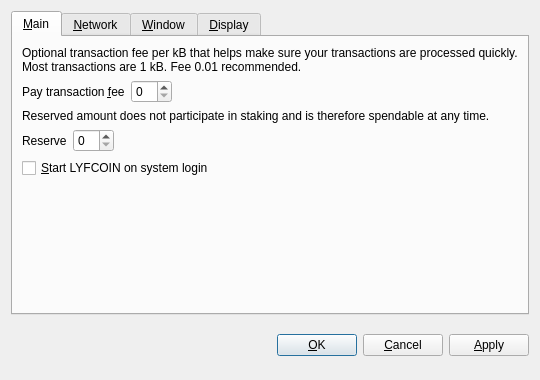
<?xml version="1.0" encoding="UTF-8"?>
<ui version="4.0">
 <class>OptionsDialog</class>
 <widget class="QDialog" name="OptionsDialog">
  <property name="geometry">
   <rect>
    <x>0</x>
    <y>0</y>
    <width>540</width>
    <height>380</height>
   </rect>
  </property>
  <property name="windowTitle">
   <string>Options</string>
  </property>
  <property name="modal">
   <bool>true</bool>
  </property>
  <layout class="QVBoxLayout" name="verticalLayout">
   <item>
    <widget class="QTabWidget" name="tabWidget">
     <property name="tabPosition">
      <enum>QTabWidget::North</enum>
     </property>
     <property name="currentIndex">
      <number>0</number>
     </property>
     <widget class="QWidget" name="tabMain">
      <attribute name="title">
       <string>&amp;Main</string>
      </attribute>
      <layout class="QVBoxLayout" name="verticalLayout_Main">
       <item>
        <widget class="QLabel" name="transactionFeeInfoLabel">
         <property name="text">
          <string>Optional transaction fee per kB that helps make sure your transactions are processed quickly. Most transactions are 1 kB. Fee 0.01 recommended.</string>
         </property>
         <property name="textFormat">
          <enum>Qt::PlainText</enum>
         </property>
         <property name="wordWrap">
          <bool>true</bool>
         </property>
        </widget>
       </item>
       <item>
        <layout class="QHBoxLayout" name="horizontalLayoutFee">
         <item>
          <widget class="QLabel" name="transactionFeeLabel">
           <property name="text">
            <string>Pay transaction &amp;fee</string>
           </property>
           <property name="textFormat">
            <enum>Qt::PlainText</enum>
           </property>
           <property name="buddy">
            <cstring>transactionFee</cstring>
           </property>
          </widget>
         </item>
         <item>
          <widget class="BitcoinAmountField" name="transactionFee"/>
         </item>
         <item>
          <spacer name="horizontalSpacerFee">
           <property name="orientation">
            <enum>Qt::Horizontal</enum>
           </property>
           <property name="sizeHint" stdset="0">
            <size>
             <width>40</width>
             <height>20</height>
            </size>
           </property>
          </spacer>
         </item>
        </layout>
       </item>
       <item>
        <widget class="QLabel" name="reserveBalanceInfoLabel">
         <property name="text">
          <string>Reserved amount does not participate in staking and is therefore spendable at any time.</string>
         </property>
         <property name="textFormat">
          <enum>Qt::PlainText</enum>
         </property>
         <property name="wordWrap">
          <bool>true</bool>
         </property>
        </widget>
       </item>
       <item>
        <layout class="QHBoxLayout" name="horizontalLayoutReserveBalance">
         <item>
          <widget class="QLabel" name="reserveBalanceLabel">
           <property name="text">
            <string>Reserve</string>
           </property>
           <property name="textFormat">
            <enum>Qt::PlainText</enum>
           </property>
           <property name="buddy">
            <cstring>reserveBalance</cstring>
           </property>
          </widget>
         </item>
         <item>
          <widget class="BitcoinAmountField" name="reserveBalance"/>
         </item>
         <item>
          <spacer name="horizontalSpacerReserveBalance">
           <property name="orientation">
            <enum>Qt::Horizontal</enum>
           </property>
           <property name="sizeHint" stdset="0">
            <size>
             <width>40</width>
             <height>20</height>
            </size>
           </property>
          </spacer>
         </item>
        </layout>
       </item>
       <item>
        <widget class="QCheckBox" name="bitcoinAtStartup">
         <property name="toolTip">
          <string>Automatically start LYFCOIN after logging in to the system.</string>
         </property>
         <property name="text">
          <string>&amp;Start LYFCOIN on system login</string>
         </property>
        </widget>
       </item>
       <item>
        <spacer name="verticalSpacer_Main">
         <property name="orientation">
          <enum>Qt::Vertical</enum>
         </property>
         <property name="sizeHint" stdset="0">
          <size>
           <width>20</width>
           <height>40</height>
          </size>
         </property>
        </spacer>
       </item>
      </layout>
     </widget>
     <widget class="QWidget" name="tabNetwork">
      <attribute name="title">
       <string>&amp;Network</string>
      </attribute>
      <layout class="QVBoxLayout" name="verticalLayout_Network">
       <item>
        <widget class="QCheckBox" name="mapPortUpnp">
         <property name="toolTip">
          <string>Automatically open the LYFCOIN client port on the router. This only works when your router supports UPnP and it is enabled.</string>
         </property>
         <property name="text">
          <string>Map port using &amp;UPnP</string>
         </property>
        </widget>
       </item>
       <item>
        <widget class="QCheckBox" name="connectSocks">
         <property name="toolTip">
          <string>Connect to the LYFCOIN network through a SOCKS proxy (e.g. when connecting through Tor).</string>
         </property>
         <property name="text">
          <string>&amp;Connect through SOCKS proxy:</string>
         </property>
        </widget>
       </item>
       <item>
        <layout class="QHBoxLayout" name="horizontalLayout_Network">
         <item>
          <widget class="QLabel" name="proxyIpLabel">
           <property name="text">
            <string>Proxy &amp;IP:</string>
           </property>
           <property name="textFormat">
            <enum>Qt::PlainText</enum>
           </property>
           <property name="buddy">
            <cstring>proxyIp</cstring>
           </property>
          </widget>
         </item>
         <item>
          <widget class="QValidatedLineEdit" name="proxyIp">
           <property name="maximumSize">
            <size>
             <width>140</width>
             <height>16777215</height>
            </size>
           </property>
           <property name="toolTip">
            <string>IP address of the proxy (e.g. 127.0.0.1)</string>
           </property>
          </widget>
         </item>
         <item>
          <widget class="QLabel" name="proxyPortLabel">
           <property name="text">
            <string>&amp;Port:</string>
           </property>
           <property name="textFormat">
            <enum>Qt::PlainText</enum>
           </property>
           <property name="buddy">
            <cstring>proxyPort</cstring>
           </property>
          </widget>
         </item>
         <item>
          <widget class="QLineEdit" name="proxyPort">
           <property name="maximumSize">
            <size>
             <width>55</width>
             <height>16777215</height>
            </size>
           </property>
           <property name="toolTip">
            <string>Port of the proxy (e.g. 9050)</string>
           </property>
          </widget>
         </item>
         <item>
          <widget class="QLabel" name="socksVersionLabel">
           <property name="text">
            <string>SOCKS &amp;Version:</string>
           </property>
           <property name="textFormat">
            <enum>Qt::PlainText</enum>
           </property>
           <property name="buddy">
            <cstring>socksVersion</cstring>
           </property>
          </widget>
         </item>
         <item>
          <widget class="QValueComboBox" name="socksVersion">
           <property name="toolTip">
            <string>SOCKS version of the proxy (e.g. 5)</string>
           </property>
          </widget>
         </item>
         <item>
          <spacer name="horizontalSpacer_Network">
           <property name="orientation">
            <enum>Qt::Horizontal</enum>
           </property>
           <property name="sizeHint" stdset="0">
            <size>
             <width>40</width>
             <height>20</height>
            </size>
           </property>
          </spacer>
         </item>
        </layout>
       </item>
       <item>
        <spacer name="verticalSpacer_Network">
         <property name="orientation">
          <enum>Qt::Vertical</enum>
         </property>
         <property name="sizeHint" stdset="0">
          <size>
           <width>20</width>
           <height>40</height>
          </size>
         </property>
        </spacer>
       </item>
      </layout>
     </widget>
     <widget class="QWidget" name="tabWindow">
      <attribute name="title">
       <string>&amp;Window</string>
      </attribute>
      <layout class="QVBoxLayout" name="verticalLayout_Window">
       <item>
        <widget class="QCheckBox" name="minimizeToTray">
         <property name="toolTip">
          <string>Show only a tray icon after minimizing the window.</string>
         </property>
         <property name="text">
          <string>&amp;Minimize to the tray instead of the taskbar</string>
         </property>
        </widget>
       </item>
       <item>
        <widget class="QCheckBox" name="minimizeOnClose">
         <property name="toolTip">
          <string>Minimize instead of exit the application when the window is closed. When this option is enabled, the application will be closed only after selecting Quit in the menu.</string>
         </property>
         <property name="text">
          <string>M&amp;inimize on close</string>
         </property>
        </widget>
       </item>
       <item>
        <spacer name="verticalSpacer_Window">
         <property name="orientation">
          <enum>Qt::Vertical</enum>
         </property>
         <property name="sizeHint" stdset="0">
          <size>
           <width>20</width>
           <height>40</height>
          </size>
         </property>
        </spacer>
       </item>
      </layout>
     </widget>
     <widget class="QWidget" name="tabDisplay">
      <attribute name="title">
       <string>&amp;Display</string>
      </attribute>
      <layout class="QVBoxLayout" name="verticalLayout_Display">
       <item>
        <layout class="QHBoxLayout" name="horizontalLayout_1_Display">
         <item>
          <widget class="QLabel" name="langLabel">
           <property name="text">
            <string>User Interface &amp;language:</string>
           </property>
           <property name="textFormat">
            <enum>Qt::PlainText</enum>
           </property>
           <property name="buddy">
            <cstring>lang</cstring>
           </property>
          </widget>
         </item>
         <item>
          <widget class="QValueComboBox" name="lang">
           <property name="toolTip">
            <string>The user interface language can be set here. This setting will take effect after restarting LYFCOIN.</string>
           </property>
          </widget>
         </item>
        </layout>
       </item>
       <item>
        <layout class="QHBoxLayout" name="horizontalLayout_2_Display">
         <item>
          <widget class="QLabel" name="unitLabel">
           <property name="text">
            <string>&amp;Unit to show amounts in:</string>
           </property>
           <property name="textFormat">
            <enum>Qt::PlainText</enum>
           </property>
           <property name="buddy">
            <cstring>unit</cstring>
           </property>
          </widget>
         </item>
         <item>
          <widget class="QValueComboBox" name="unit">
           <property name="toolTip">
            <string>Choose the default subdivision unit to show in the interface and when sending coins.</string>
           </property>
          </widget>
         </item>
        </layout>
       </item>
       <item>
        <widget class="QCheckBox" name="displayAddresses">
         <property name="toolTip">
          <string>Whether to show LYFCOIN addresses in the transaction list or not.</string>
         </property>
         <property name="text">
          <string>&amp;Display addresses in transaction list</string>
         </property>
        </widget>
       </item>
       <item>
        <widget class="QCheckBox" name="coinControlFeatures">
         <property name="toolTip">
          <string>Whether to show coin control features or not.</string>
         </property>
         <property name="text">
          <string>Display coin &amp;control features (experts only!)</string>
         </property>
        </widget>
       </item>
       <item>
        <spacer name="verticalSpacer_Display">
         <property name="orientation">
          <enum>Qt::Vertical</enum>
         </property>
         <property name="sizeHint" stdset="0">
          <size>
           <width>20</width>
           <height>40</height>
          </size>
         </property>
        </spacer>
       </item>
      </layout>
     </widget>
    </widget>
   </item>
   <item>
    <layout class="QHBoxLayout" name="horizontalLayout_Buttons">
     <item>
      <spacer name="horizontalSpacer_1">
       <property name="orientation">
        <enum>Qt::Horizontal</enum>
       </property>
       <property name="sizeHint" stdset="0">
        <size>
         <width>40</width>
         <height>48</height>
        </size>
       </property>
      </spacer>
     </item>
     <item>
      <widget class="QLabel" name="statusLabel">
       <property name="font">
        <font>
         <weight>75</weight>
         <bold>true</bold>
        </font>
       </property>
       <property name="text">
        <string/>
       </property>
       <property name="textFormat">
        <enum>Qt::PlainText</enum>
       </property>
       <property name="wordWrap">
        <bool>true</bool>
       </property>
      </widget>
     </item>
     <item>
      <spacer name="horizontalSpacer_2">
       <property name="orientation">
        <enum>Qt::Horizontal</enum>
       </property>
       <property name="sizeHint" stdset="0">
        <size>
         <width>40</width>
         <height>48</height>
        </size>
       </property>
      </spacer>
     </item>
     <item>
      <widget class="QPushButton" name="okButton">
       <property name="text">
        <string>&amp;OK</string>
       </property>
      </widget>
     </item>
     <item>
      <widget class="QPushButton" name="cancelButton">
       <property name="text">
        <string>&amp;Cancel</string>
       </property>
       <property name="autoDefault">
        <bool>false</bool>
       </property>
      </widget>
     </item>
     <item>
      <widget class="QPushButton" name="applyButton">
       <property name="text">
        <string>&amp;Apply</string>
       </property>
       <property name="autoDefault">
        <bool>false</bool>
       </property>
      </widget>
     </item>
    </layout>
   </item>
  </layout>
 </widget>
 <customwidgets>
  <customwidget>
   <class>BitcoinAmountField</class>
   <extends>QSpinBox</extends>
   <header>bitcoinamountfield.h</header>
  </customwidget>
  <customwidget>
   <class>QValueComboBox</class>
   <extends>QComboBox</extends>
   <header>qvaluecombobox.h</header>
  </customwidget>
  <customwidget>
   <class>QValidatedLineEdit</class>
   <extends>QLineEdit</extends>
   <header>qvalidatedlineedit.h</header>
  </customwidget>
 </customwidgets>
 <resources/>
 <connections/>
</ui>
